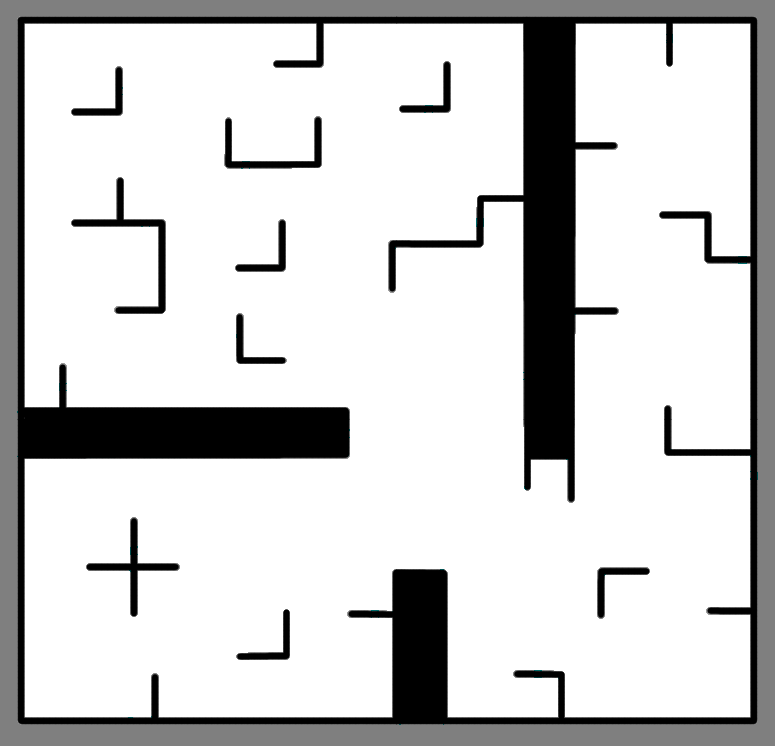
#> input picture particle_filter/jupyter_particle/sparse_obstacles.png, 775 x 746 px
$ jupyter execute --allow-errors 'Demo nb_simulate_lidar_fast.ipynb'   (shell and % lines are left out)   (Python 2 division)
#> lines starting #> are read from the running program, lines starting #| are printed output that depends on the picture; after the words box and inside, x2 and y2 are one past the last pixel; in counts of white or black regions, pixels touching at a corner belong together
### particle_filter/jupyter_particle/inspercles.py
# coding: utf-8
from random import randint, choice
import time
import matplotlib.pyplot as plt
import matplotlib.patches as mpatches
import numpy as np
import math
import random
from pf import Particle
from nav_msgs.msg import OccupancyGrid
from occupancy_field import OccupancyField
from helper_functions import angle_normalize, angle_diff
import rayline
import cv2

particle_size = 7

lines = None


# [5 lines left out: function convert_to_figure, not called in this run]


def nb_draw_map(mapa_numpy, particles = None, initial_position=False, pose=False, robot=False):
    """
        particles - um conjunto de partículas definidas como objetos do tipo partícula

        initial_position - cor para desenhar a posição inicial do robo

        pose - pose do robo

        robot - booleano que determina se o robô é desenhado como um círculo ou não
    """
    fig, ax = plt.subplots(figsize=(10,10))
    ax.set(xlim=[0, width], ylim=[0, height]) # Or use "ax.axis([x0,x1,y0,y1])"

    fig.canvas.draw()

    #def update():

    plt.imshow(mapa_numpy, cmap='Greys_r')
    if initial_position:
        draw_initial_pose(initial_pose,ax)
    if particles:
        nb_draw_particle_cloud(particles, ax)
    if pose:
        nb_draw_arrow(pose[0], pose[1], pose[2], ax, color='g', width=2, headwidth=6, headlength=6)
    if robot:
        nb_draw_robot(pose, ax, radius=robot_radius)

    return ax # Retornamos o contexto grafico caso queiram fazer algo depois


def draw_initial_pose(pose_xytheta, ax):
    """
        Metodo que desenha a pose inicial
        pose - um array que contem x, y e theta da pose inicial
        ax - um objeto do matplotlib
    """
    x = pose_xytheta[0]
    y = pose_xytheta[1]
    theta = pose_xytheta[2]
    l = 15
    #end_x = x + deltax
    #end_y = y + deltay
    nb_draw_arrow(x, y, theta, ax, l=l, color='r', width=2, headwidth=6, headlength=6)

def nb_draw_arrow(x, y, theta, ax, l = 15, color='y', headwidth=3.0, headlength=3, width=0.001):
    """
        Desenha uma seta na posição x, y com um ângulo theta
        ax é o contexto gráfico

    """
    deltax = l*math.cos(theta)
    deltay = l*math.sin(theta)
    ax.arrow(x, y, deltax, deltay, head_width=headwidth, head_length=headlength, fc=color,  ec=color, width=width)

def nb_draw_particle_cloud(particles, ax):
    """
        Desenha o particle cloud
        particles - uma lista de objetos Particle
        ax - eixo
    """
    for p in particles:
        nb_draw_arrow(p.x, p.y, p.theta, ax, particle_size, color='b')

# [37 lines left out: functions normalize_particles, update_robot_pose, nb_initialize_particle_cloud, not called in this run]

def nb_create_particles(pose, var_x = 50, var_y = 50, var_theta = math.pi/3, num=30):
    """
        Cria num particulas
        situadas no intervalo x - var_x a x + var_x, y - var_x at'e y + var_y e theta - var_theta a theta + var_theta
    """
    particle_cloud = []
    s = pose
    for i in range(num):
        x = random.uniform(s[0] - var_x, s[0] + var_x)
        y = random.uniform(s[1] - var_x, s[1] + var_y)
        theta = random.uniform(s[2] - var_theta, s[2] + var_theta)
        p = Particle(x, y, theta, w=1.0) # A prob. w vai ser normalizada depois
        particle_cloud.append(p)
    return particle_cloud

def nb_draw_robot(position, ax, radius=10):
    """
        Desenha um círculo com uma seta para se passar pelo robô
    """
    from matplotlib.patches import Circle
    circle = Circle((position[0], position[1]), radius, facecolor='none',
                    edgecolor=(0.0, 0.8, 0.2), linewidth=2, alpha=0.7)
    ax.add_patch(circle)

# [179 lines left out: functions nb_create_ros_map, nb_interp, nb_cria_occupancy_field_image, nb_outside_image, nb_found_obstacle, nb_find_discrete_line_versor and 3 more, not called in this run]


def intersecao_linhas(ray_origin, ray_direction, lines):
    """
        Acha todas as intersecoes entre o raio e as linhas dentro de um conjunto de linhas
    """
    results = []
    for i in range(lines.shape[0]):
        p1 = (lines[i][0][0], lines[i][0][1])
        p2 = (lines[i][0][2], lines[i][0][3])
        inter = rayline.lineRayIntersectionPoint(ray_origin, ray_direction, p1, p2)
        #print("p1 ", p1)
        #print("p2 ", p2)
        #print("inter v2 ", inter[0])
        results.append(inter[0])
    return np.array(results, dtype=float)


def nb_simulate_lidar_fast(robot_pose, angles, img, retorno = None, output_image=True):
    """
        Simula a leitura `real` do LIDAR supondo que o robot esteja na robot_pose e com sensores nos angulos angles

        Nao e' necessario fazer isso em seu projeto

        retorna uma lista de pontos de intersecao ou -1 se o sensor nao ler nada naquele angulo

    """
    a = angles.copy()
    theta = 2 # para ficar mais intuitivo

    #robot_pose[theta] = angle_normalize(robot_pose[theta])

    lidar_results = {}


    global lines

    result_img = None

    if output_image:
        if retorno == None:
            result_img = np.zeros(img.shape)
        else:
            result_img = retorno

        result_img.fill(255) # Deixamos tudo branco

    if lines == None:
        lines = canny_lines(img)


    x0 = robot_pose[0]
    y0 = robot_pose[1]

    # Se o robô simulado (que pode ser uma partícula) já estiver fora da imagem, retornamos zero
    if nb_outside_image(int(x0), int(y0), img):
        for a in angles:
            lidar_results[a] = 0

        return lidar_results, result_img


    for angulo in a:
        # Faz o angulo ser relativo ao robo
        ang = robot_pose[theta]+angulo
        #print("Angle ", ang)
        xa, ya = x0, y0
        x = xa
        y = ya
        vers = nb_find_discrete_line_versor(xa, ya, ang)
        #print("vers ", ang, "  " , vers)

        ray_origin = (xa, ya)

        ray_direction = vers


        dist, ponto = intersecao_mais_proxima(ray_origin, ray_direction, lines)


        lidar_results[angulo] = dist


        if output_image == True:
            cv2.line(result_img,(int(x),int(y)),(int(ponto[0]),int(ponto[1])),(0,0,0),1)

    return lidar_results, result_img

### particle_filter/jupyter_particle/pf.py
#!/usr/bin/env python

"""
    Originally based on Olin's Paul Ruvolo's CompRobo 15:
    https://github.com/paulruvolo/comprobo15/

"""


import math
import time

import numpy as np
from numpy.random import random_sample
from sklearn.neighbors import NearestNeighbors
from occupancy_field import OccupancyField

from helper_functions import (convert_pose_inverse_transform,
                              convert_translation_rotation_to_pose,
                              convert_pose_to_xy_and_theta,
                              angle_diff)

from copy import deepcopy

class Particle(object):
    """ Represents a hypothesis (particle) of the robot's pose consisting of x,y and theta (yaw)
        Attributes:
            x: the x-coordinate of the hypothesis relative to the map frame
            y: the y-coordinate of the hypothesis relative ot the map frame
            theta: the yaw of the hypothesis relative to the map frame
            w: the particle weight (the class does not ensure that particle weights are normalized
    """

    def __init__(self,x=0.0,y=0.0,theta=0.0,w=1.0):
        """ Construct a new Particle
            x: the x-coordinate of the hypothesis relative to the map frame
            y: the y-coordinate of the hypothesis relative ot the map frame
            theta: the yaw of the hypothesis relative to the map frame
            w: the particle weight (the class does not ensure that particle weights are normalized """
        self.w = w
        self.theta = theta
        self.x = x
        self.y = y

    # [4 lines left out: function as_pose, not called in this run]

    # TODO: define additional helper functions if needed
    def normalize(self, Z):
        """ Ajusta o peso da particula usando o fator de normalizacao (Z) """
        self.w /= Z

    # [25 lines left out: functions weighted_values, draw_random_sample, not called in this run]

### particle_filter/jupyter_particle/Demo nb_simulate_lidar_fast.ipynb
# Exemplo de Otimização da Simulação de Colisão

[cell 1]
from random import randint, choice
import time
import matplotlib.pyplot as plt
import matplotlib.patches as mpatches
import numpy as np
import math
import random
from pf import Particle
from nav_msgs.msg import OccupancyGrid
from occupancy_field import OccupancyField
from helper_functions import angle_normalize, angle_diff

import cv2

import sys
import os
os.getcwd()
import sys
sys.path.append(os.getcwd())

import rayline
reload(rayline)


import inspercles
reload(inspercles)


# Para suprimir alguns warnings do Matplotlib Inline
import warnings
warnings.simplefilter('ignore')

## Diretório de trabalho

[cell 2]
# Dados do arquivo mapa.yaml

resolution = 0.020000
origin =  [-5.000000, -5.000000, 0.000000]
occupied_thresh = 0.8
free_thresh =  0.2

inspercles.free_thresh = free_thresh # Limiar em tons de cinza para que uma celula seja considerada livre
inspercles.occupied_thresh = occupied_thresh # Limiar de celula ocupada
inspercles.origin = origin
inspercles.resolution = resolution

[cell 3]
from PIL import Image as PilImage


color_image = cv2.imread("sparse_obstacles.png")
#> color_image is the input picture: shape (746, 775, 3); mean B, G, R 206.5, 206.5, 206.5
pil_image = color_image
np_image = cv2.cvtColor(color_image, cv2.COLOR_BGR2GRAY)


#color_image = PilImage.open("sparse_obstacles.png", 'r')
#pil_image = color_image.convert('1') # Converte a imagem PIL para Grayscale
#np_image = np.asarray(pil_image)

particle_size = 10

#import matplotlib_render as plotmap


back_color = "black"
colors     = ['red', 'green', 'cyan', 'yellow']
width, height = 775, 746

inspercles.width = width
inspercles.height = height


initial_pose = [200, 200, math.pi/8] # Posicao inicial considerada para o pf
inspercles.initial_pose = initial_pose
pose = [330, 220, math.radians(90)] # posicao "verdadeira" do robo
inspercles.pose = pose
robot_radius=10   # Raio do robo
inspercles.robot_radius = robot_radius


# Os angulos em que o robo simulado vai ter sensores
angles = np.linspace(0.0, 2*math.pi, num=8)

particle_cloud = []

[cell 4]
particulas = inspercles.nb_create_particles(pose = initial_pose, var_x = 100, var_y = 100, var_theta = math.pi/2, num = 10)
inspercles.nb_draw_map(color_image, particles = particulas, initial_position = initial_pose, pose=pose, robot=True)
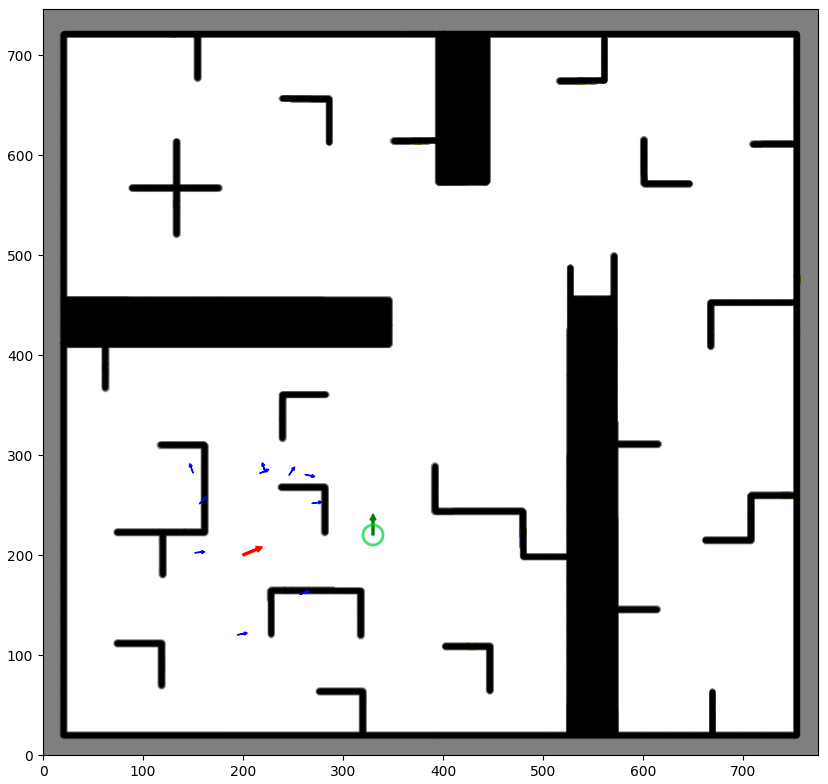
#> figure drawn by matplotlib, 1 panel; B, G, R data is drawn as R, G, B

# Conversão para imagem binárias

[cell 5]
canny = cv2.Canny(np_image, occupied_thresh*255, free_thresh*255)
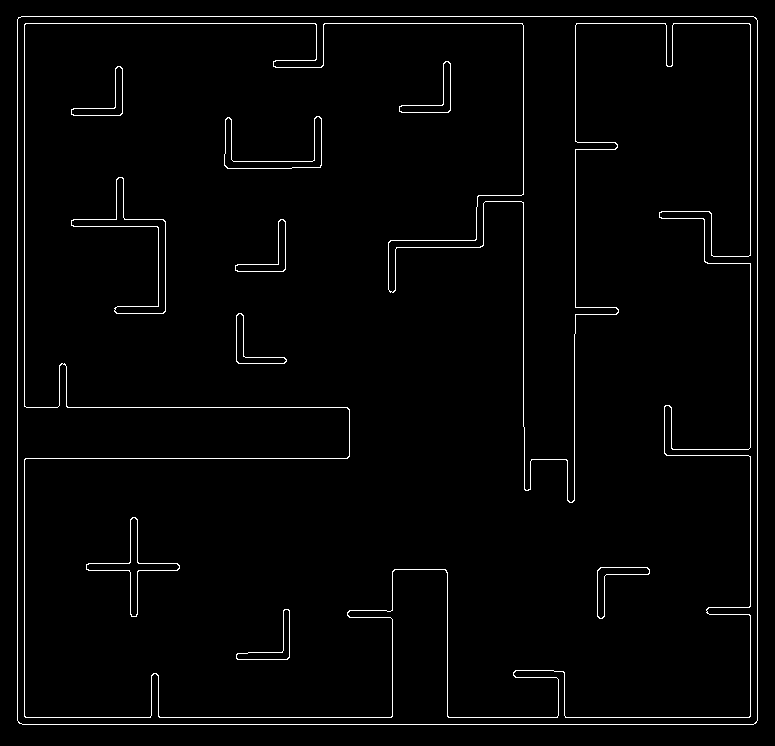
#> canny: shape (746, 775); 2.1% white in thin lines or dots

kernel = np.ones((3,3), np.uint8)
canny = cv2.dilate(canny, kernel, iterations=1)
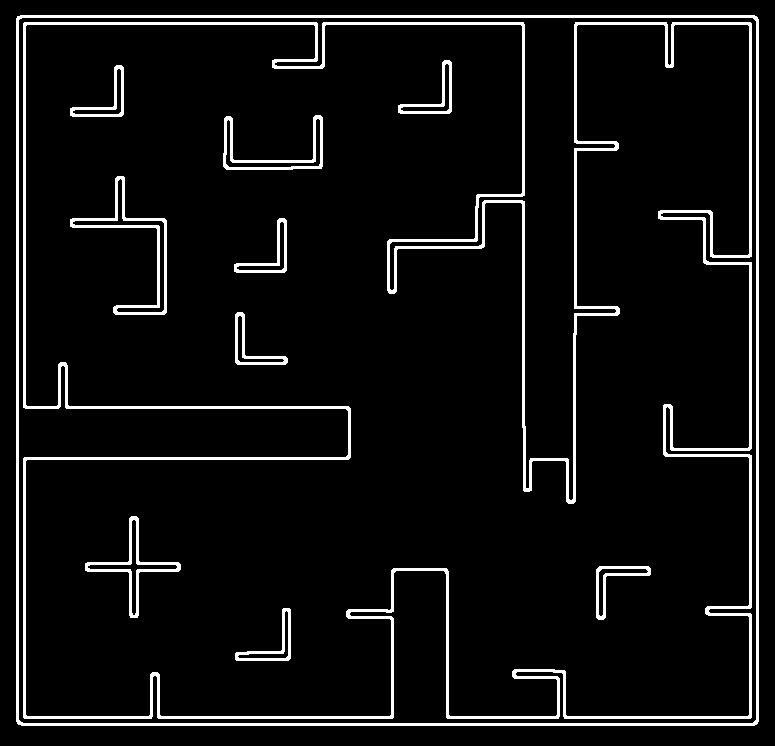
#> canny: shape (746, 775); 6.3% white; 11 white regions, largest, box (x1, y1, x2, y2) and area: (23, 22, 752, 719) 20245, (16, 15, 759, 726) 8680, (70, 176, 167, 315) 1642

[cell 6]
plt.figure(figsize=(15,15))
plt.imshow(canny, cmap="Greys_r", vmin=0, vmax=255)

Aplicaremos a transformada de Hough para retas

[cell 7]
def test_colors():
    hsv_img = np.zeros([100,100,3], dtype=np.dtype('u1')) # We create a one-pixel image in HSV
    for i in range(hsv_img.shape[0]):
        for j in range(hsv_img.shape[1]):
            h = np.random.randint(low=0,high=180) # It's easier to randomize colors in the H component
            s = 200
            v = 255
            hsv_img[i][j] = [h,s,v]

    rgb_img = cv2.cvtColor(hsv_img, cv2.COLOR_HSV2RGB)
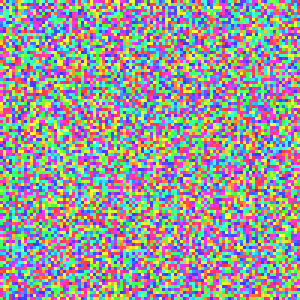
#> rgb_img: shape (100, 100, 3) (shown 3 times larger); mean R, G, B 155.1, 153.4, 155.3
    plt.imshow(rgb_img, interpolation="none")
test_colors()

[cell 8]
def random_color():
    h = np.random.randint(low=0,high=180) # It's easier to randomize colors in the H component
    s = 200
    v = 255
    hsv_img = np.array([[[h,s,v]]], dtype=np.dtype('u1')) # We create a one-pixel image in HSV
    #print(hsv_img)
    rgb_img = cv2.cvtColor(hsv_img, cv2.COLOR_HSV2RGB)
    color_val = rgb_img[0][0].astype(float)
    #color_val/=255
    #print(color_val)
    return color_val


edges = canny

img = np_image

canvas = np.copy(color_image)


print img.shape[1]
#| 775
print img.shape
#| (746, 775)
minLineLength=img.shape[1]/45

linhas = np.array([])

lines = cv2.HoughLinesP(image=edges,rho=0.02,theta=np.pi/500, threshold=25,lines=linhas, minLineLength=minLineLength,maxLineGap=3)
#> lines = 276 rows, first 6: [446, 717, 558, 717], [17, 723, 757, 723], [20, 15, 754, 15], [17, 17, 757, 17], [23, 23, 317, 23], [23, 717, 23, 458]

a,b,c = lines.shape
print("Found ", a," lines")
#| Found  276  lines
for i in range(a):
    cv2.line(canvas, (lines[i][0][0], lines[i][0][1]), (lines[i][0][2], lines[i][0][3]), random_color(), 2, cv2.LINE_AA)
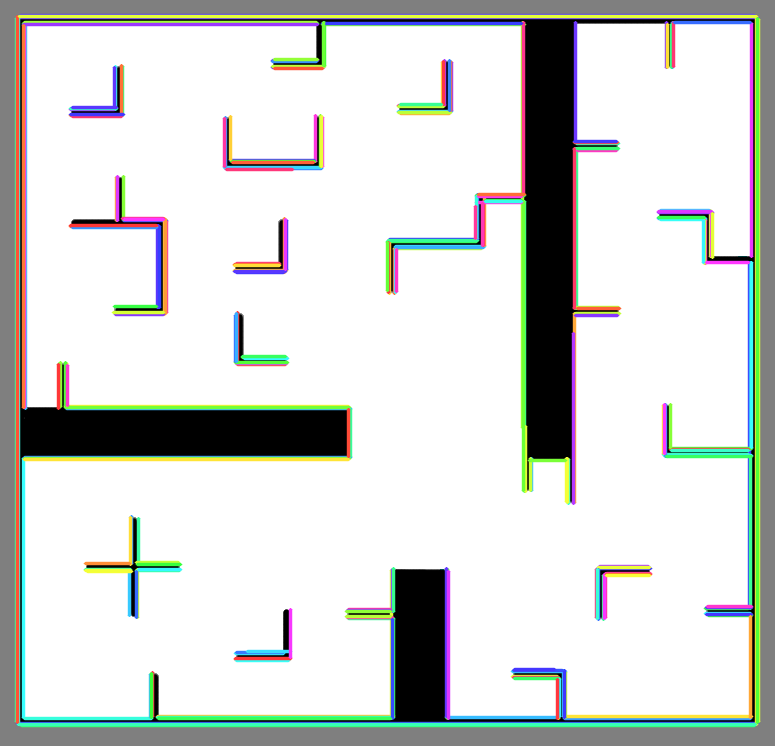
#> canvas: shape (746, 775, 3); 13.25% of pixels changed, all inside (x1, y1, x2, y2) = (14, 13, 761, 728)

plt.figure(figsize=(15,15))
plt.imshow(canvas)

[cell 9]
lines
#> Out has the same summary as lines

[cell 10]
for i in range(lines.shape[0]):
    print("x1 {} y1 {} x2 {} y2 {}".format(lines[i][0][0], lines[i][0][1], lines[i][0][2], lines[i][0][3]))
#> this loop made 276 passes
#| x1 446 y1 717 x2 558 y2 717
#| x1 17 y1 723 x2 757 y2 723
#| x1 20 y1 15 x2 754 y2 15
#| x1 17 y1 17 x2 757 y2 17
#| x1 23 y1 23 x2 317 y2 23
#> (further printed lines are left out)

[cell 11]
lines_clone = np.copy(lines)
#> lines_clone has the same summary as lines

[cell 12]
lines_clone
#> Out has the same summary as lines

[cell 13]
x1 = lines_clone[:,0,0]
#> x1 = 276 values, max 758 at index 13, min 16 at index 10, mean 369.7
x1
#> Out has the same summary as x1

[cell 14]
x2 = lines_clone[:,0,2]
#> x2 = 276 values, max 758 at index 13, min 16 at index 10, mean 424.6

[cell 15]
y1 = lines_clone[:,0,1]
#> y1 = 276 values, max 725 at index 9, min 15 at index 2, mean 379.8
y2 = lines_clone[:,0,3]
#> y2 = 276 values, max 725 at index 9, min 15 at index 2, mean 327.2

[cell 16]
totalx = np.append(x1,x2)
#> totalx = 552 values, max 758 at index 13, min 16 at index 10, mean 397.1

[cell 17]
totaly = np.append(y1, y2)
#> totaly = 552 values, max 725 at index 9, min 15 at index 2, mean 353.5

[cell 18]
lim_x = np.array([np.min(totalx), np.max(totalx)])
#> lim_x = [16, 758]

[cell 19]
lim_y = np.array([np.min(totaly), np.max(totaly)])
#> lim_y = [15, 725]

[cell 20]
lim_x
#> Out = [16, 758]

[cell 21]
lim_y
#> Out = [15, 725]

[cell 22]
media_x = np.sum(lim_x)/2.0
#> media_x = 387
hiper_p1 = [media_x, 0]
#> hiper_p1 = [387, 0]
hiper_p2 = [media_x, height]
#> hiper_p2 = [387, 746]

[cell 23]
hiper = [hiper_p1, hiper_p2]
#> hiper = [[387, 0], [387, 746]]

# Estratégia

Encontrar todas as interseções de um raio contra todas as linhas

Encontrar todas as interseções de todos os raios contra todas as linhas

Encontrar todas as distâncias dos pontos de interseção

Retornar o mais próximo (portanto mais à frente)

[cell 24]
lidar_map = np.copy(np_image)

retorno_lidar_robo = np.copy(lidar_map)


inspercles.nb_draw_map(canvas, particles = particulas, initial_position = initial_pose, pose=pose, robot=True)
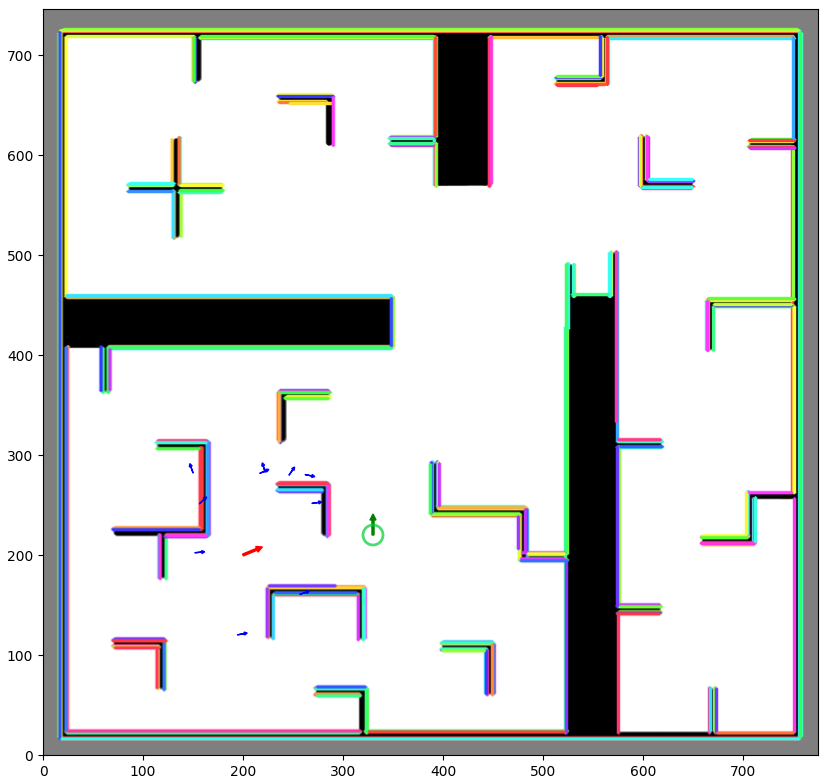
#> figure drawn by matplotlib, 1 panel; B, G, R data is drawn as R, G, B

[cell 25]
retorno_lidar_robo = np.copy(np_image)

#z_real, lidar_map = inspercles.nb_simulate_lidar_fast(pose, angles, np_image, retorno = retorno_lidar_robo, output_image=True)


#inspercles.nb_draw_map(lidar_map, particles = particulas, initial_position = initial_pose, pose=pose, robot=True)

[cell 26]
lines
#> Out has the same summary as lines

[cell 27]
import rayline

point = (100,80)
direction = (10,11)
p1 = (700,0)
p2 = (700, 1000)

#> (the rest of this cell did not finish here and is left out)

#> (a cell that did not finish here is left out)

#> (a cell that did not finish here is left out)

#> the loop in intersecao_linhas, `for i in range(lines.shape[0]):` made 1 pass
#> after the loop in intersecao_linhas, `for i in range(lines.shape[0]):`: results = []

[cell 30]
x = 100
y = 100
#> (the rest of this cell did not finish here and is left out)

#> (a cell that did not finish here is left out)

#> (a cell that did not finish here is left out)

#> (a cell that did not finish here is left out)

#> (a cell that did not finish here is left out)

[cell 35]
def intersecao_mais_proxima(ray_origin, ray_direction, lines):
    """
        Dentre as intereseçoes, acha a mais próxima
    """
    intersecoes = inspercles.intersecao_linhas(ray_origin, ray_direction, lines)
    x = ray_origin[0]
    y = ray_origin[1]
    dists = np.sqrt(np.power(intersecoes[:,0]-x,2), np.power(intersecoes[:,1]-y,2))
    minimo = np.min(dists)
    i, = np.where( dists==minimo )
    i = i[0]
    p_int = (intersecoes[i,0] , intersecoes[i, 1])
    return dists[i], p_int

#> (a cell that did not finish here is left out)

#> (a cell that did not finish here is left out)

#> (a cell that did not finish here is left out)

[cell 39]
canvas_copy = np.copy(canvas)

[cell 40]
import numpy
#> (the rest of this cell did not finish here and is left out)

[cell 41]
plt.figure(figsize=(15,15))
plt.imshow(canvas_copy)

[cell 42]
retorno_lidar_robo = np.copy(np_image)

import time
start = time.time()
#> (the rest of this cell did not finish here and is left out)
